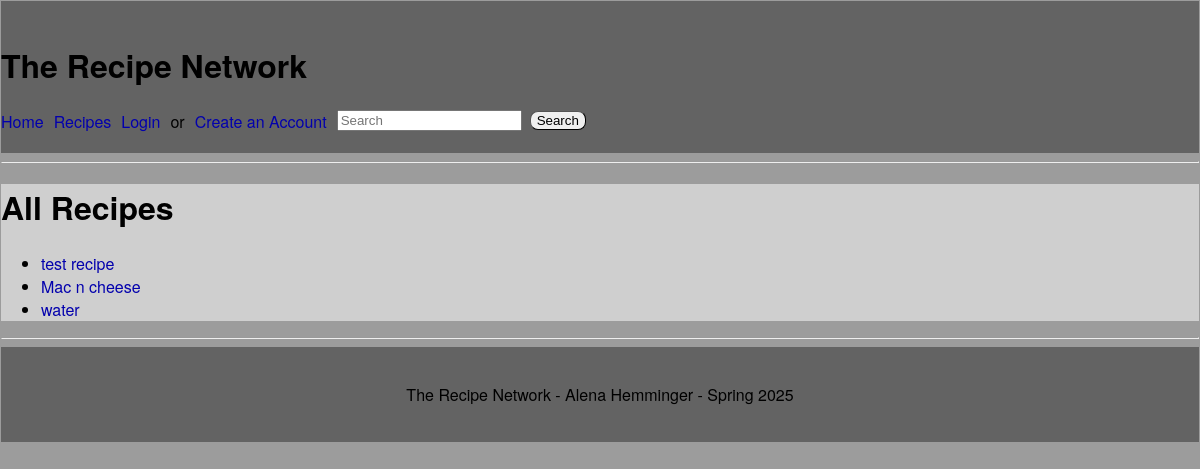
/recipe/, run on an earlier commit of the app's database.
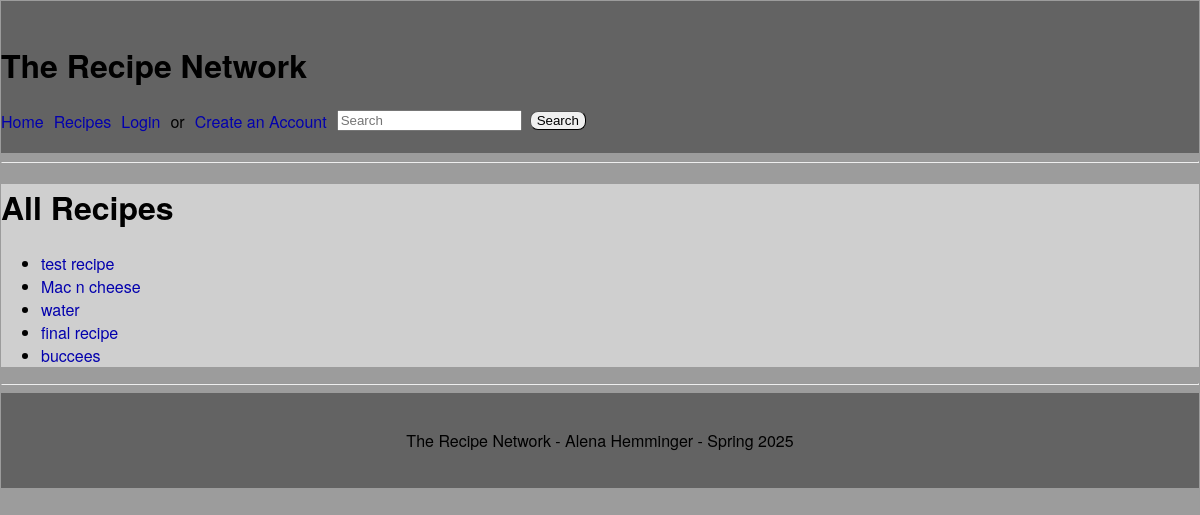
And on a later commit of the database.
### recipe_app/models.py (models this page shows, shortened)
class Recipe(models.Model):
    recipe_name = models.CharField(max_length=255)
    ingredients = models.TextField(default="Not specified")
    directions = models.TextField(default="Not specified")
    creator = models.ForeignKey(Account, on_delete=models.CASCADE)

### recipe_app/views.py (the view)
# urls.py: path('recipe/', RecipeList.as_view(), name='recipe_list'),
class RecipeList(ListView):
    model = Recipe
    template_name = 'recipe_list.html'
    context_object_name = 'recipes'
    def get_context_data(self, **kwargs):
        context = super().get_context_data(**kwargs)
        q = self.request.GET.get('q')
        if q:
            context['recipes'] = Recipe.objects.filter(recipe_name__icontains=q)
        return context

### recipe_app/templates/recipe_app/recipe_list.html (shortened to what this page needs)
{% extends "recipe_app/base.html" %}
{% block content %}
<h1>All Recipes</h1>
<ul>
    {% for recipe in recipes %}
        <li><a href="{% url 'recipe_detail' recipe.id %}">{{ recipe.recipe_name }}</a></li>
    {% empty %}
        <p>No recipes found.</p>
    {% endfor %}
</ul>
{% endblock %}

### recipe_app/templates/recipe_app/base.html (shortened to what this page needs)
<!DOCTYPE html>
<head>
    {% load static %}
    <link rel="stylesheet" href="{% static 'recipe_app/styles.css' %}">
</head>
<body>
    <div class="header-background">
        <h1>The Recipe Network</h1>
        <nav>
            <ul>
                <li><a href="{% url 'home' %}" class="home-nav">Home</a></li>
                <li><a href="{% url 'recipe_list' %}">Recipes</a></li>
                {% if user.is_authenticated %}
                    <li><a href="{% url 'account_detail' user.username %}">My Account</a></li>
                    <li>
                        <form action="{% url 'logout' %}" method="post">
                        {% csrf_token %}
                        <button type="submit">Logout</button>
                        </form>
                    </li>
                {% else %}
                    <li><a href="{% url 'login' %}">Login</a></li> or <a href="{% url 'account_create' %}">Create an Account</a>
                {% endif %}
                <li class="search-bar">
                    <form action="{% url 'recipe_list' %}" method="get">
                        <input type="text" name="q" placeholder="Search" value="{{ request.GET.q }}">
                        <button type="submit">Search</button>
                    </form>
                </li>
            </ul>
        </nav>
    </div>
    <hr>
    <div class="container">
        {% block content %}
        {% endblock %}
    </div>
    <hr>
    <div class="footer-background">
        <footer>
            <p>The Recipe Network - Alena Hemminger - Spring 2025</p>
        </footer>
    </div>
</body>
</html>

### recipe_app/static/recipe_app/styles.css (style rules this page uses)
body { margin: 1px; font-family: 'Helvetica Neue', Arial, sans-serif; background-color: #9c9c9c; color: #000000; }
nav ul { margin: 0; padding: 0; list-style: none; display: flex; flex-direction: row; gap: 10px; }
a:link, a:visited { color: #0300ad; text-decoration: none; }
footer { text-align: center; }
.home-nav { text-align: center; color: #0006a6; }
button { border-radius: 8px; border-width: 1px; }
.search-bar form { display: flex; justify-content: flex-end; align-items: center; gap: 8px; }
.header-background { background-color: #636363; padding: 20px 0; }
.footer-background { background-color: #636363; padding: 20px 0; }
.container { background-color: #cfcfcf; }

What changed in the data, as far as the page shows it:
added Recipe: recipe_name "final recipe"
added Recipe: recipe_name "buccees"
